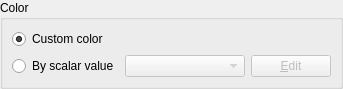
<?xml version="1.0" encoding="UTF-8"?>
<ui version="4.0">
 <class>ArrowsColorSettingEditSmallWidget</class>
 <widget class="QWidget" name="ArrowsColorSettingEditSmallWidget">
  <property name="geometry">
   <rect>
    <x>0</x>
    <y>0</y>
    <width>338</width>
    <height>79</height>
   </rect>
  </property>
  <property name="windowTitle">
   <string>Form</string>
  </property>
  <layout class="QVBoxLayout" name="verticalLayout">
   <property name="leftMargin">
    <number>0</number>
   </property>
   <property name="topMargin">
    <number>0</number>
   </property>
   <property name="rightMargin">
    <number>0</number>
   </property>
   <property name="bottomMargin">
    <number>0</number>
   </property>
   <item>
    <widget class="QGroupBox" name="colorGroupBox">
     <property name="title">
      <string>Color</string>
     </property>
     <layout class="QGridLayout" name="gridLayout">
      <item row="0" column="0">
       <widget class="QRadioButton" name="customRadioButton">
        <property name="text">
         <string>Custom color</string>
        </property>
        <property name="checked">
         <bool>true</bool>
        </property>
       </widget>
      </item>
      <item row="0" column="1">
       <layout class="QHBoxLayout" name="horizontalLayout_2">
        <item>
         <widget class="ColorEditWidget" name="colorEditWidget"/>
        </item>
        <item>
         <spacer name="horizontalSpacer">
          <property name="orientation">
           <enum>Qt::Horizontal</enum>
          </property>
          <property name="sizeHint" stdset="0">
           <size>
            <width>40</width>
            <height>10</height>
           </size>
          </property>
         </spacer>
        </item>
       </layout>
      </item>
      <item row="1" column="0">
       <widget class="QRadioButton" name="scalarRadioButton">
        <property name="text">
         <string>By scalar value</string>
        </property>
       </widget>
      </item>
      <item row="1" column="1">
       <layout class="QHBoxLayout" name="horizontalLayout">
        <item>
         <widget class="QComboBox" name="scalarComboBox">
          <property name="enabled">
           <bool>false</bool>
          </property>
          <property name="minimumSize">
           <size>
            <width>120</width>
            <height>20</height>
           </size>
          </property>
         </widget>
        </item>
        <item>
         <widget class="QPushButton" name="editButton">
          <property name="enabled">
           <bool>false</bool>
          </property>
          <property name="text">
           <string>&amp;Edit</string>
          </property>
         </widget>
        </item>
        <item>
         <spacer name="horizontalSpacer_3">
          <property name="orientation">
           <enum>Qt::Horizontal</enum>
          </property>
          <property name="sizeHint" stdset="0">
           <size>
            <width>40</width>
            <height>20</height>
           </size>
          </property>
         </spacer>
        </item>
       </layout>
      </item>
     </layout>
    </widget>
   </item>
  </layout>
 </widget>
 <customwidgets>
  <customwidget>
   <class>ColorEditWidget</class>
   <extends>QLabel</extends>
   <header>guibase/widget/coloreditwidget.h</header>
   <container>1</container>
  </customwidget>
 </customwidgets>
 <resources/>
 <connections>
  <connection>
   <sender>scalarRadioButton</sender>
   <signal>toggled(bool)</signal>
   <receiver>scalarComboBox</receiver>
   <slot>setEnabled(bool)</slot>
   <hints>
    <hint type="sourcelabel">
     <x>74</x>
     <y>55</y>
    </hint>
    <hint type="destinationlabel">
     <x>131</x>
     <y>57</y>
    </hint>
   </hints>
  </connection>
  <connection>
   <sender>customRadioButton</sender>
   <signal>toggled(bool)</signal>
   <receiver>colorEditWidget</receiver>
   <slot>setEnabled(bool)</slot>
   <hints>
    <hint type="sourcelabel">
     <x>86</x>
     <y>29</y>
    </hint>
    <hint type="destinationlabel">
     <x>124</x>
     <y>30</y>
    </hint>
   </hints>
  </connection>
  <connection>
   <sender>scalarRadioButton</sender>
   <signal>toggled(bool)</signal>
   <receiver>editButton</receiver>
   <slot>setEnabled(bool)</slot>
   <hints>
    <hint type="sourcelabel">
     <x>51</x>
     <y>53</y>
    </hint>
    <hint type="destinationlabel">
     <x>256</x>
     <y>55</y>
    </hint>
   </hints>
  </connection>
 </connections>
</ui>
